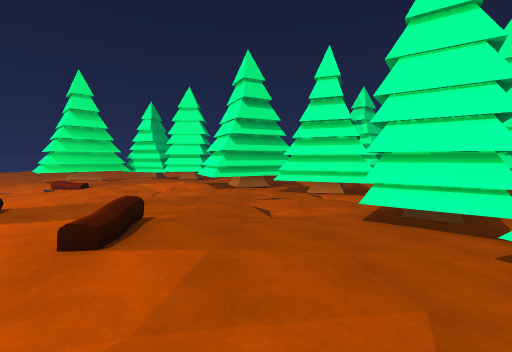
[1] (above)

20 first-person views from a walk through a scene from a Unity 3-D project. The camera is 1.4 m above the floor, tilts 4° down and sees 90° across. The floor is counted in squares, 1 m on a side. Each view is taken from the middle of a square. On the plan, view 1 faces up. The plan holds only what a view shows up to about 13 squares ahead; the rest is blank. The place goes on beyond the plan. Some animated figures are not drawn.

[2]
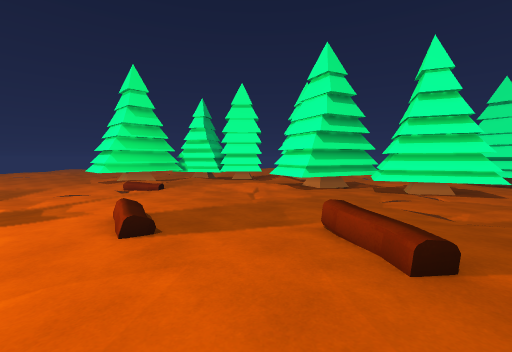

[3]
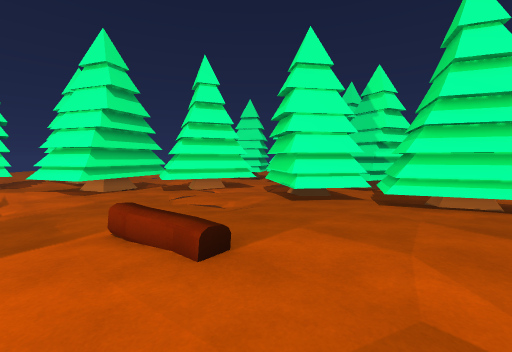

[4]
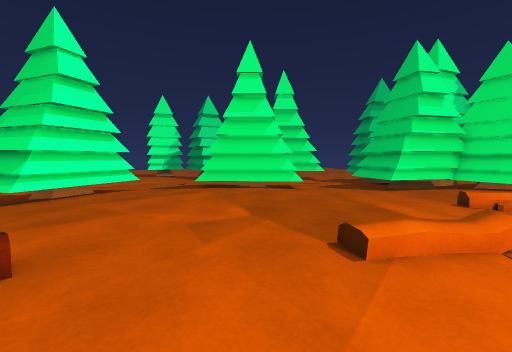

[5]
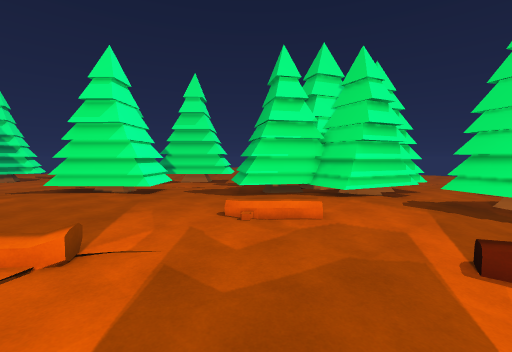

[6]
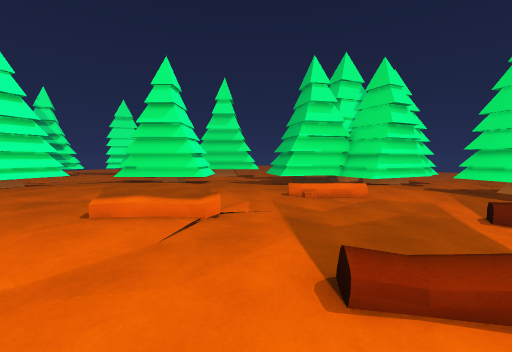

[7]
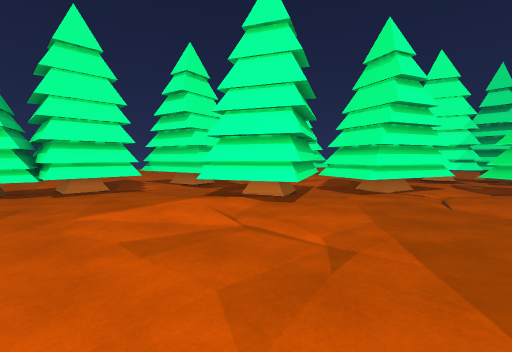

[8]
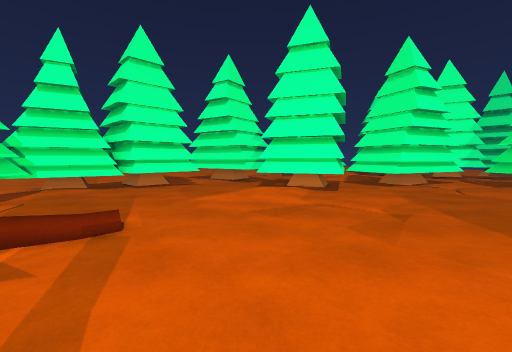

[9]
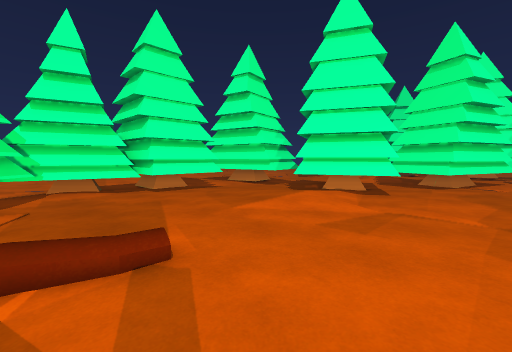

[10]
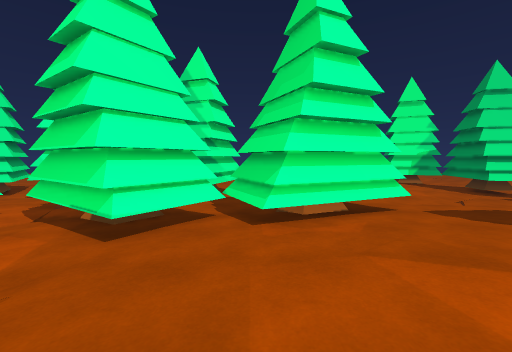

[11]
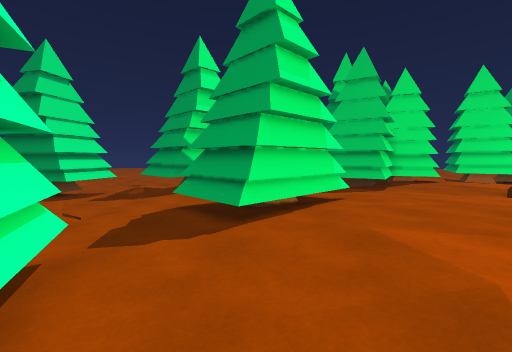

[12]
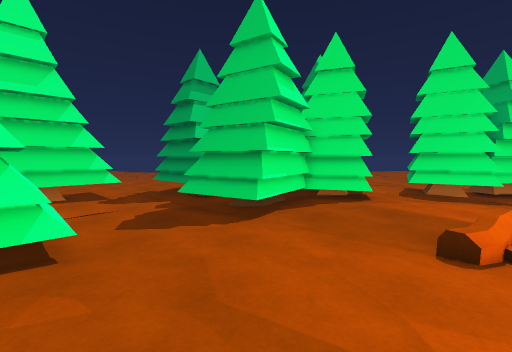

[13]
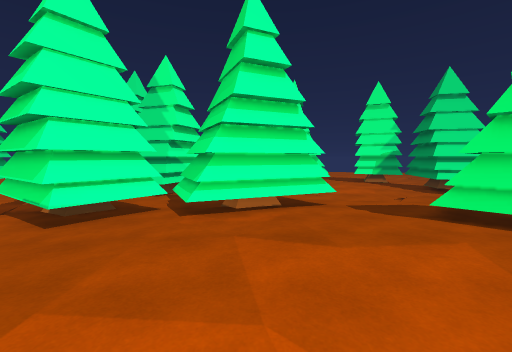

[14]
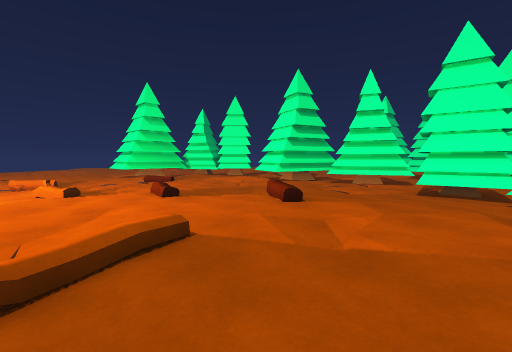

[15]
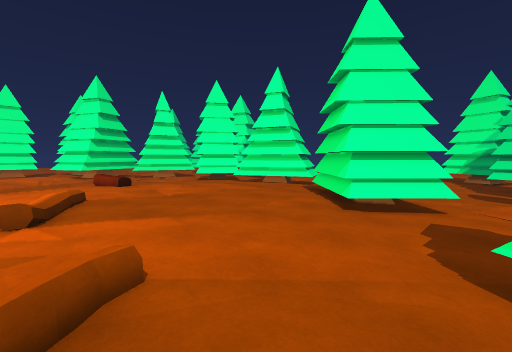

[16]
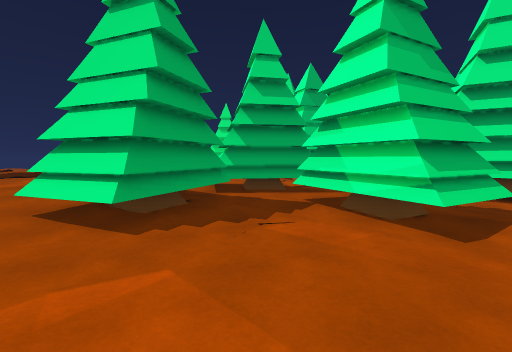

[17]
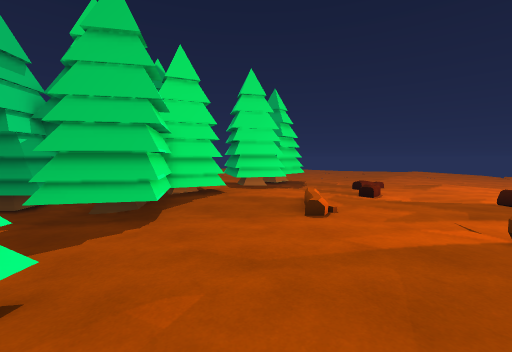

[18]
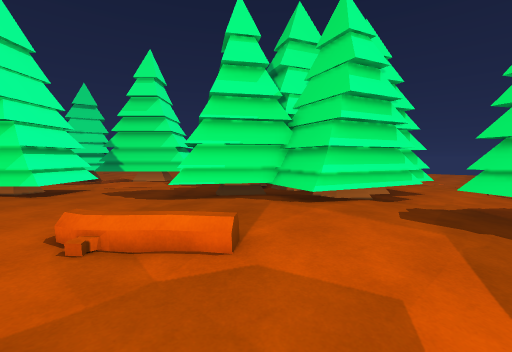

[19]
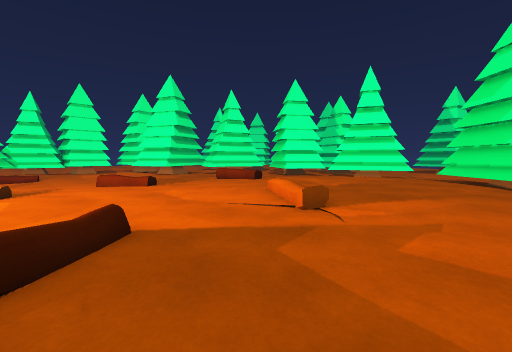

[20]
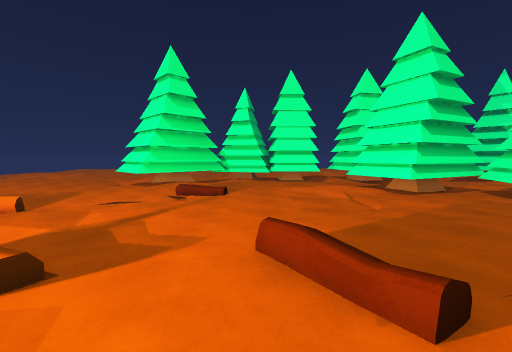

### Floor plan
Key: @ floor where view 1 was taken; # wall or solid block; . main floor; : floor 0.25 m higher than the main floor; - floor 0.25 m lower than the main floor; + floor 0.5 m higher than the main floor; * floor 0.75 m higher than the main floor; _ floor 1.75 m lower than the main floor; / step, stairs or slope; = window, fence, low wall or low ledge; v drop or lower ground; O other object.
Columns run from 12 left of view 1 to 14 right of it. Each row starts with its distance up from view 1.
 25     ##
 24 #######
 23 #######
 22 #...####..
 21 ..........
 20 ..........
 19 .......:..
 18 .....:::####
 17  ...::::=######        #
 16 O/....:/:#######      .#
 15 //...../.###.=##     .##
 14 .............####   ..#
 13 ..............#### ...
 12 .................##..
 11 ....:::.::........#=v
 10 ...::::::::......##
  9 ..::::::::::_:::#####
  8 ..:::::::::::.::####.
  7 O:::O::/:::::::#####.######
  6 :::://:::/::::::###..#####=
  5 :::::::::/++:::::###....##.
  4 :::::::++*++++::####.......
  3 ::::::++++++++::####.......
  2 ::::::++++++++/::####......
  1 ::::::+++++++++::####......
  0 :::::://++++@++:::###.....
 -1 //::://++++++++:::=...... :
 -2 /::::::+++++++++:::....
 -3 :::::::++++++++##::....
 -4 ::::::::++++++####:.....
 -5 .:::::::::++:#####:.....
 -6 .:::://:::::###  :......
 -7 =::://:::::::## :.......
 -8 .:::::::::::::#:.......##
 -9 .:::+::::#::::::::....-###
-10 ::::++::####::::  ###-.###
-11 .::::=::####=..::##
-12 .::::#######....###
-13 ##::####   #...###
-14 ##..##     ##...
-15 ##..##     ###
-16   ..##
-17  ...#
-18  ...#

Positions as (right, up) in squares from view 1, and headings:
1: (0, 0), facing up
2: (-5, 1), facing up
3: (-5, 1), facing up-right
4: (-7, 4), facing down-right
5: (-12, -1), facing down-right
6: (-12, 2), facing down-right
7: (-9, 10), facing up-right
8: (-12, 10), facing up-right
9: (-12, 12), facing up-right
10: (-2, 4), facing right
11: (3, 3), facing down
12: (-3, -2), facing down
13: (-3, 2), facing right
14: (-4, -4), facing up
15: (-7, -9), facing up-right
16: (14, -1), facing up-left
17: (0, -2), facing down-left
18: (-11, -5), facing down-right
19: (-12, -5), facing up-right
20: (-9, 4), facing up
